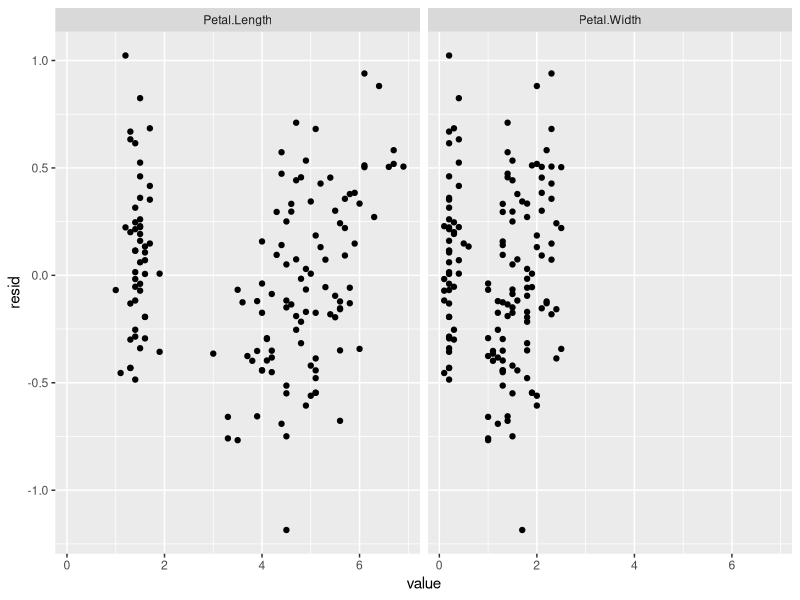
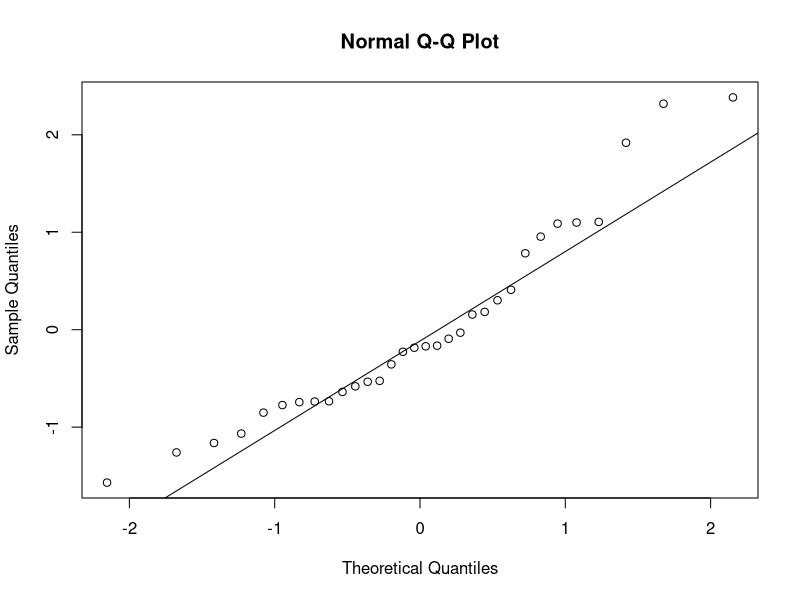

R code for these plots, in order: (Note: this script raises an error after producing the figures.)
## ---- chunk 1
fit <- lm(Sepal.Length ~ Petal.Length + Petal.Width, data=iris)

iris$resid <- residuals(fit)
library(reshape2)
plotDF <- melt(iris[, c("Petal.Length", "Petal.Width", "resid")], id="resid")

library(ggplot2)
ggplot(plotDF, aes(x=value, y=resid)) + 
  geom_point() + facet_wrap(~ variable)
## ---- chunk 2
require(ggplot2)
diagPlot<-function(model){
    p1<-ggplot(model, aes(.fitted, .resid))+geom_point()
    p1<-p1+stat_smooth(method="loess")+geom_hline(yintercept=0, col="red", linetype="dashed")
    p1<-p1+xlab("Fitted values")+ylab("Residuals")
    p1<-p1+ggtitle("Residual vs Fitted Plot")+theme_bw()
    
    p2<-ggplot(model, aes(qqnorm(.stdresid)[[1]], .stdresid))+geom_point(na.rm = TRUE)
    p2<-p2+geom_abline(aes(qqline(.stdresid)))+xlab("Theoretical Quantiles")+ylab("Standardized Residuals")
    p2<-p2+ggtitle("Normal Q-Q")+theme_bw()
    
    p3<-ggplot(model, aes(.fitted, sqrt(abs(.stdresid))))+geom_point(na.rm=TRUE)
    p3<-p3+stat_smooth(method="loess", na.rm = TRUE)+xlab("Fitted Value")
    p3<-p3+ylab(expression(sqrt("|Standardized residuals|")))
    p3<-p3+ggtitle("Scale-Location")+theme_bw()
    
    p4<-ggplot(model, aes(seq_along(.cooksd), .cooksd))+geom_bar(stat="identity", position="identity")
    p4<-p4+xlab("Obs. Number")+ylab("Cook's distance")
    p4<-p4+ggtitle("Cook's distance")+theme_bw()
    
    p5<-ggplot(model, aes(.hat, .stdresid))+geom_point(aes(size=.cooksd), na.rm=TRUE)
    p5<-p5+stat_smooth(method="loess", na.rm=TRUE)
    p5<-p5+xlab("Leverage")+ylab("Standardized Residuals")
    p5<-p5+ggtitle("Residual vs Leverage Plot")
    p5<-p5+scale_size_continuous("Cook's Distance", range=c(1,5))
    p5<-p5+theme_bw()+theme(legend.position="bottom")
    
    p6<-ggplot(model, aes(.hat, .cooksd))+geom_point(na.rm=TRUE)+stat_smooth(method="loess", na.rm=TRUE)
    p6<-p6+xlab("Leverage hii")+ylab("Cook's Distance")
    p6<-p6+ggtitle("Cook's dist vs Leverage hii/(1-hii)")
    p6<-p6+geom_abline(slope=seq(0,3,0.5), color="gray", linetype="dashed")
    p6<-p6+theme_bw()
    
    return(list(rvfPlot=p1, qqPlot=p2, sclLocPlot=p3, cdPlot=p4, rvlevPlot=p5, cvlPlot=p6))
}
## ---- chunk 3
lm.model<-lm(mpg~cyl+disp+hp+drat+wt, data=mtcars)
diagPlts<-diagPlot(lm.model)
## ---- chunk 4
lbry<-c("grid", "gridExtra")
lapply(lbry, require, character.only=TRUE, warn.conflicts = FALSE, quietly = TRUE)
## ---- chunk 5
do.call(grid.arrange, c(diagPlts, main="Diagnostic Plots", ncol=3))

